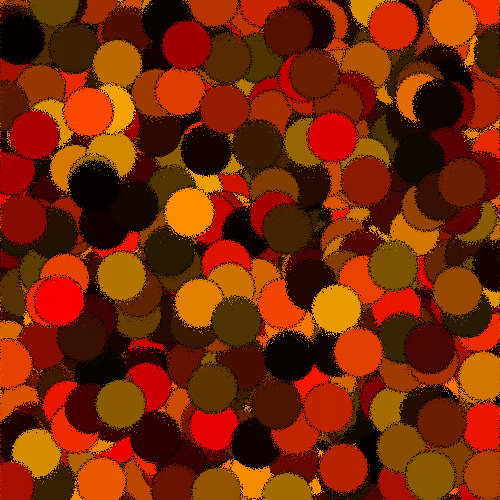
Frame 1 (no input)
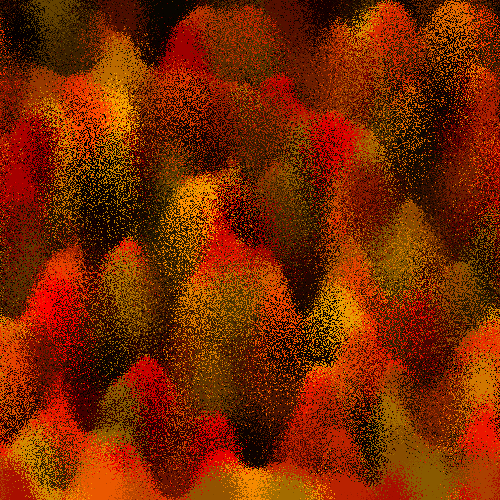
Frame 60 (the mouse pressed at the canvas centre just before this capture)
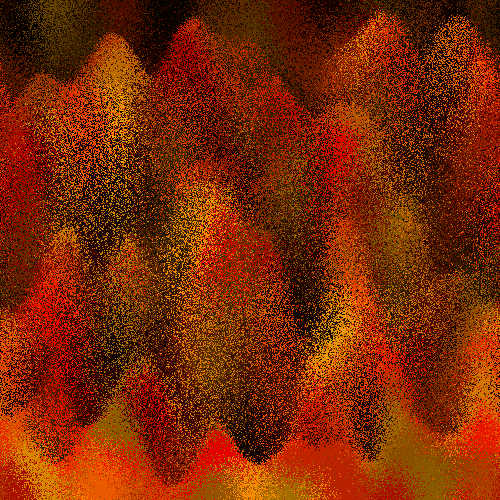
Frame 120 (the mouse held since frame 60 and released just before this capture)

The Processing sketch that drew these frames (run headless with seeded random() and noise(); from frame 60 on, the mouse is pressed at the canvas centre):

// Processing sketch: fuzzyPic2
// ── fuzzyPic2.pde
void setup() {
  size(500, 500);
  pushStyle();
  colorMode(HSB);
  for (int i = 0; i < 2000; i++) {
    fill(int(random(8)) * 4, 255, random(255));
    ellipse(random(width), random(height), 50, 50);
  }
  popStyle();
}

void draw() {
  loadPixels();

  int s = 1;
  int totalSize = width * height;
  for (int y = 0; y < height; y++) {
    for (int x = 0; x < width; x++) {
      int index = x + y * width;
      color c = pixels[index];

      int x1 = -s;
      int x2 = s;
      int y1 = -s;
      int y2 = s;

      if (brightness(c) < 128) {
        y1 *= 2;
        y2 = 0;
      }

      int r = round(random(x1, x2)) + round(random(y1, y2)) * width;
      r += index;

      if (r >= 0 && r < totalSize) {
        pixels[index] = pixels[r];
        pixels[r] = c;
      }
    }
  }

  updatePixels();
}
